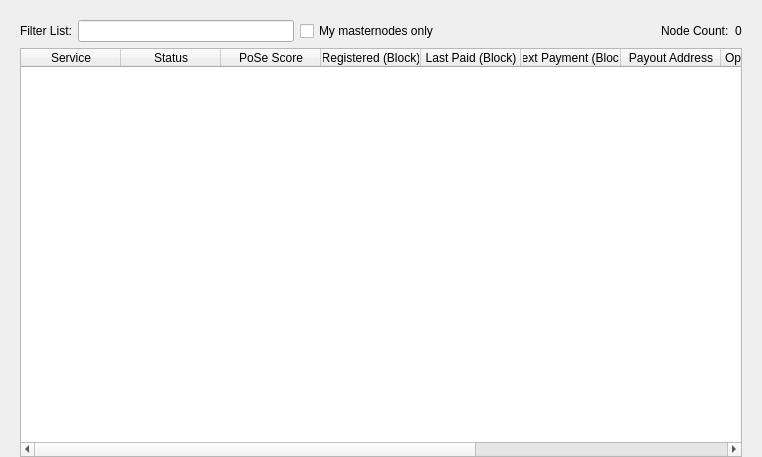
<?xml version="1.0" encoding="UTF-8"?>
<ui version="4.0">
 <class>MasternodeList</class>
 <widget class="QWidget" name="MasternodeList">
  <property name="geometry">
   <rect>
    <x>0</x>
    <y>0</y>
    <width>762</width>
    <height>457</height>
   </rect>
  </property>
  <property name="windowTitle">
   <string>Form</string>
  </property>
  <layout class="QVBoxLayout" name="topLayout">
   <property name="leftMargin">
    <number>20</number>
   </property>
   <property name="topMargin">
    <number>0</number>
   </property>
   <property name="rightMargin">
    <number>20</number>
   </property>
   <property name="bottomMargin">
    <number>0</number>
   </property>
   <item>
    <layout class="QVBoxLayout" name="verticalLayout">
     <property name="bottomMargin">
      <number>0</number>
     </property>
     <item>
      <spacer name="horizontalSpacer0">
       <property name="orientation">
        <enum>Qt::Horizontal</enum>
       </property>
       <property name="sizeHint" stdset="0">
        <size>
         <width>40</width>
         <height>20</height>
        </size>
       </property>
      </spacer>
     </item>
     <item>
      <layout class="QGridLayout" name="gridLayout_3">
       <item row="0" column="0">
        <layout class="QHBoxLayout" name="horizontalLayout_4">
         <property name="bottomMargin">
          <number>0</number>
         </property>
         <item>
          <widget class="QLabel" name="label_filter_2">
           <property name="text">
            <string>Filter List:</string>
           </property>
          </widget>
         </item>
         <item>
          <widget class="QLineEdit" name="filterLineEditDIP3">
           <property name="toolTip">
            <string>Filter masternode list</string>
           </property>
          </widget>
         </item>
         <item>
          <widget class="QCheckBox" name="checkBoxMyMasternodesOnly">
           <property name="toolTip">
            <string>Show only masternodes this wallet has keys for.</string>
           </property>
           <property name="text">
            <string>My masternodes only</string>
           </property>
          </widget>
         </item>
         <item>
          <spacer name="horizontalSpacer_4">
           <property name="orientation">
            <enum>Qt::Horizontal</enum>
           </property>
           <property name="sizeHint" stdset="0">
            <size>
             <width>10</width>
             <height>20</height>
            </size>
           </property>
          </spacer>
         </item>
         <item>
          <widget class="QLabel" name="label_count_2">
           <property name="text">
            <string>Node Count:</string>
           </property>
          </widget>
         </item>
         <item>
          <widget class="QLabel" name="countLabelDIP3">
           <property name="text">
            <string>0</string>
           </property>
          </widget>
         </item>
        </layout>
       </item>
       <item row="1" column="0">
        <widget class="QTableWidget" name="tableWidgetMasternodesDIP3">
         <property name="editTriggers">
          <set>QAbstractItemView::NoEditTriggers</set>
         </property>
         <property name="alternatingRowColors">
          <bool>true</bool>
         </property>
         <property name="selectionMode">
          <enum>QAbstractItemView::SingleSelection</enum>
         </property>
         <property name="selectionBehavior">
          <enum>QAbstractItemView::SelectRows</enum>
         </property>
         <property name="sortingEnabled">
          <bool>true</bool>
         </property>
         <attribute name="horizontalHeaderStretchLastSection">
          <bool>true</bool>
         </attribute>
         <column>
          <property name="text">
           <string>Service</string>
          </property>
         </column>
         <column>
          <property name="text">
           <string>Status</string>
          </property>
         </column>
         <column>
          <property name="text">
           <string>PoSe Score</string>
          </property>
         </column>
         <column>
          <property name="text">
           <string>Registered (Block)</string>
          </property>
         </column>
         <column>
          <property name="text">
           <string>Last Paid (Block)</string>
          </property>
         </column>
         <column>
          <property name="text">
           <string>Next Payment (Block)</string>
          </property>
         </column>
         <column>
          <property name="text">
           <string>Payout Address</string>
          </property>
         </column>
         <column>
          <property name="text">
           <string>Operator Reward</string>
          </property>
         </column>
         <column>
          <property name="text">
           <string>Collateral Address</string>
          </property>
         </column>
         <column>
          <property name="text">
           <string>Collateral Amount</string>
          </property>
         </column>
         <column>
          <property name="text">
           <string>Owner Address</string>
          </property>
         </column>
        </widget>
       </item>
      </layout>
     </item>
    </layout>
   </item>
  </layout>
 </widget>
 <resources/>
 <connections/>
</ui>
